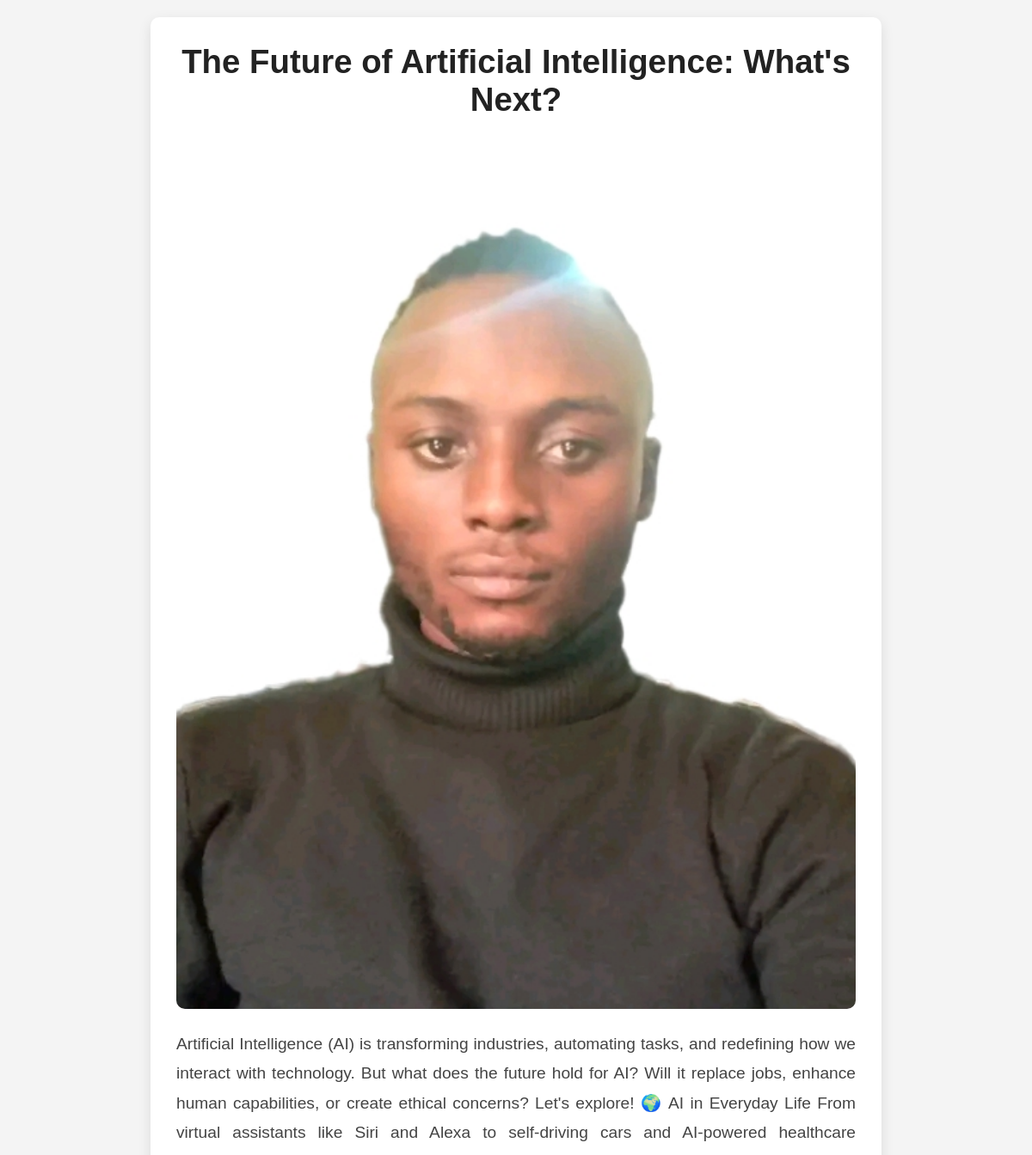
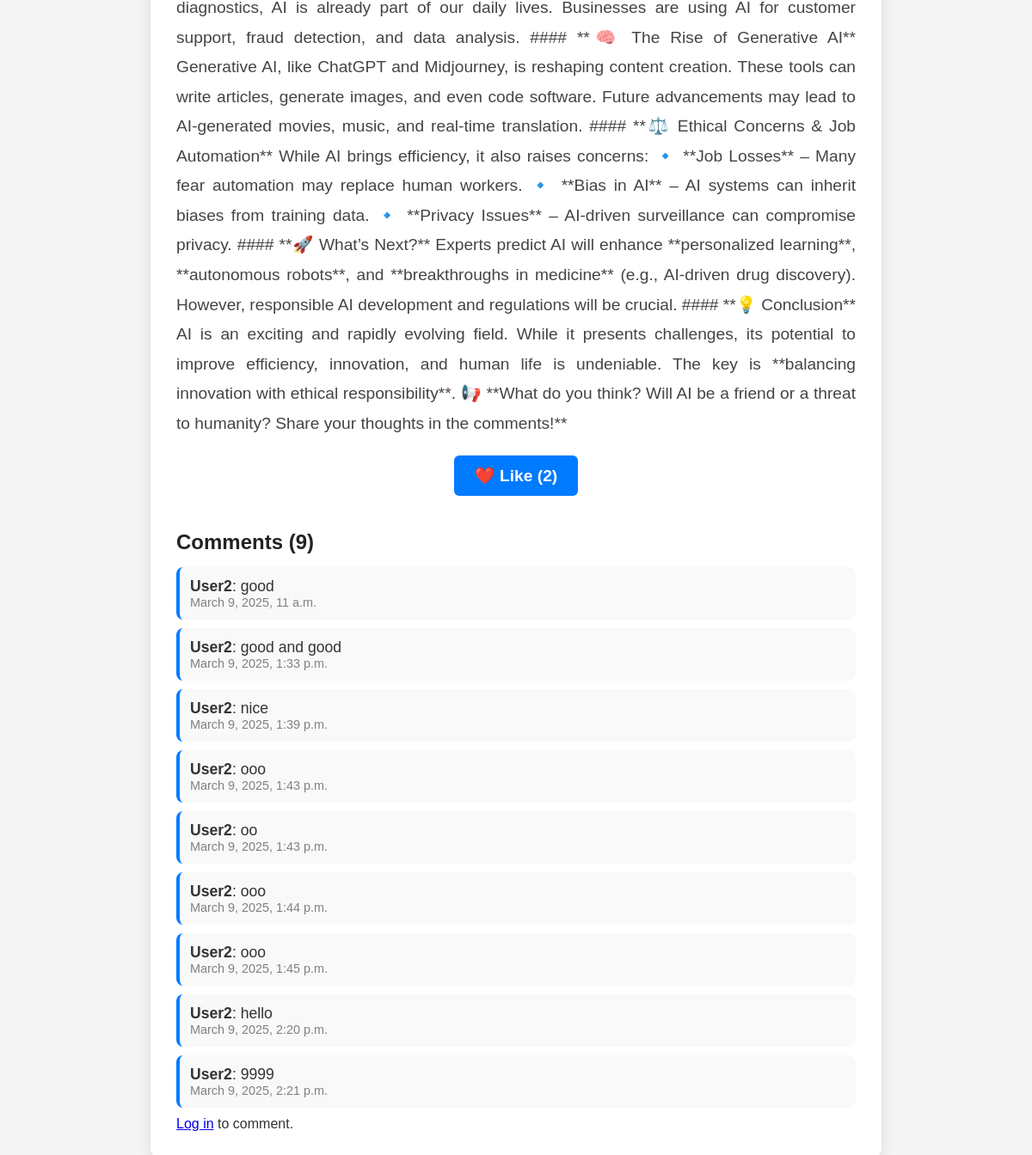
The app's page /blog/2/ with its own data (2 pictures, top to bottom).
### blogApp/models.py (models this page shows, shortened)
class BlogPost(models.Model):
    title = models.CharField(max_length=100)
    content = models.TextField()
    author = models.ForeignKey(User, on_delete=models.CASCADE)
    created_at = models.DateTimeField(auto_now_add=True)
    updated_at = models.DateTimeField(auto_now=True)
    image = models.ImageField(upload_to='post_images/', blank=True, null=True)
    video = models.FileField(upload_to='post_videos/', blank=True, null=True)
    def total_likes(self):
        return self.post_likes.count()  # FIXED: Uses Like model

class Comment(models.Model):
    post = models.ForeignKey(BlogPost, on_delete=models.CASCADE, related_name="comments")
    user = models.ForeignKey(User, on_delete=models.CASCADE)
    content = models.TextField()
    created_at = models.DateTimeField(auto_now_add=True)

### blogApp/views.py (the view, shortened to what this page needs)
# urls.py: path('blog/<int:post_id>/', views.blog_detail, name="blog_detail"),
def blog_detail(request, post_id):
    post = get_object_or_404(BlogPost, id=post_id)
    comments = post.comments.all()
    comment_form = CommentForm()
    return render(request, 'blog_detail.html', {
        'post': post,
        'comments': comments,
        'comment_form': comment_form,
    })

### blogApp/views.py (called while the page is built)
def navbar_notifications(request):
    if request.user.is_authenticated:
        notifications = Notification.objects.filter(user=request.user, is_read=False).order_by('-created_at')[:10] # Example of limiting to 10 notifications
    else:
        notifications = []
    return {'notifications': notifications}

### blogApp/templates/blog_detail.html (shortened to what this page needs)
{% load static %}
<!DOCTYPE html>
<html lang="en">
<head>
    <link rel="stylesheet" href="{% static 'css/blog_details.css' %}">
</head>
<body>
    <div class="blog-container">
        <h1 class="blog-title">{{ post.title }}</h1>
        {% if post.image %}
            <img src="{{ post.image.url }}" alt="{{ post.title }}" class="blog-image">
        {% endif %}
        <p class="blog-content">{{ post.content }}</p>
        <a href="{% url 'like_post' post.id %}" class="like-button">❤️ Like ({{ post.total_likes }})</a>
        <div class="comment-section">
            <h3>Comments ({{ post.comments.count }})</h3>
            {% for comment in post.comments.all %}
                <div class="comment">
                    <strong>{{ comment.user.username }}</strong>: {{ comment.content }}
                    <small style="display:block; font-size: 0.9rem; color: gray;">{{ comment.created_at }}</small>
                </div>
            {% empty %}
                <p>No comments yet. Be the first to comment!</p>
            {% endfor %}
            {% if user.is_authenticated %}
                <form action="{% url 'add_comment' post.id %}" method="POST">
                    {% csrf_token %}
                    <textarea name="content" class="comment-input" placeholder="Write a comment..." required></textarea>
                    <button type="submit" class="comment-button">Post Comment</button>
                </form>
            {% else %}
                <p><a href="{% url 'login' %}">Log in</a> to comment.</p>
            {% endif %}
        </div>
    </div>
</body>
</html>

### static/css/blog_details.css (style rules this page uses)
* { margin: 0; padding: 0; box-sizing: border-box; }
body { background: #f4f4f4; font-family: 'Poppins', sans-serif; color: #333; display: flex; justify-content: center; align-items: center; min-height: 100vh; padding: 20px; }
.blog-container { background: #fff; max-width: 850px; width: 100%; padding: 30px; border-radius: 10px; box-shadow: 0px 5px 15px rgba(0, 0, 0, 0.1); }
.blog-title { font-size: 2.4rem; font-weight: bold; color: #222; text-align: center; margin-bottom: 20px; }
.blog-image { width: 100%; border-radius: 10px; margin-bottom: 20px; }
.blog-content { font-size: 1.2rem; line-height: 1.8; text-align: justify; color: #444; }
.like-button { display: block; width: fit-content; margin: 20px auto; background: #007bff; color: white; padding: 12px 24px; border-radius: 6px; text-decoration: none; font-size: 1.2rem; font-weight: bold; transition: 0.3s ease; }
.comment-section { margin-top: 40px; }
.comment-section h3 { font-size: 1.5rem; color: #222; margin-bottom: 15px; }
.comment { background: #f9f9f9; padding: 12px; border-radius: 8px; margin-bottom: 10px; font-size: 1.1rem; border-left: 4px solid #007bff; }

### records on screen
BlogPost: title "The Future of Artificial Intelligence: What's Next?", image (picture), content "Artificial Intelligence (AI) is transforming industries, automating tasks, and redefining how we interact with technology. But what does the future hold for AI? Will it replace jobs, enhance human capabilities, or create ethical concerns? Let's explore! 🌍 AI in Everyday Life From virtual assistants like Siri and Alexa to self-driving cars and AI-powered healthcare diagnostics, AI is already part of our daily lives. Businesses are using AI for customer support, fraud detection, and data analysis. #### **🧠 The Rise of Generative AI** Generative AI, like ChatGPT and Midjourney, is reshaping content creation. These tools can write articles, generate images, and even code software. Future…", total_likes "2", comments.count "9"
Comment: user.username "User2", content "good", created_at "March 9, 2025, 11 a.m."
Comment: user.username "User2", content "good and good", created_at "March 9, 2025, 1:33 p.m."
Comment: user.username "User2", content "nice", created_at "March 9, 2025, 1:39 p.m."
Comment: user.username "User2", content "ooo", created_at "March 9, 2025, 1:43 p.m."
Comment: user.username "User2", content "oo", created_at "March 9, 2025, 1:43 p.m."
Comment: user.username "User2", content "ooo", created_at "March 9, 2025, 1:44 p.m."
Comment: user.username "User2", content "ooo", created_at "March 9, 2025, 1:45 p.m."
Comment: user.username "User2", content "hello", created_at "March 9, 2025, 2:20 p.m."
Comment: user.username "User2", content "9999", created_at "March 9, 2025, 2:21 p.m."
